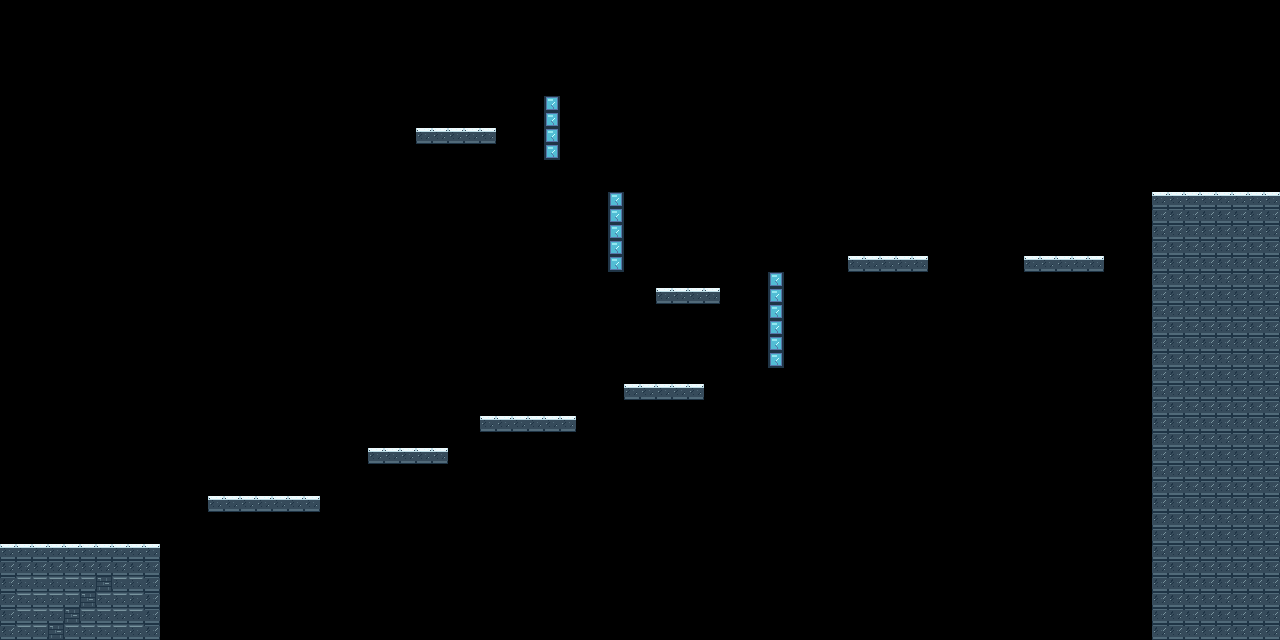

Tiled map render using the project's own tile images. Description and the map definition, with tile-layer contents summarised, below:
An orthogonal 80x40 tile map with 16x16 px tiles, 2 tile layers (Terrain, Hazards) and 17 objects (player_start).

<map version="1.10" tiledversion="1.12.2" orientation="orthogonal" renderorder="right-down" width="80" height="40" tilewidth="16" tileheight="16" infinite="0" nextlayerid="6" nextobjectid="202">
 <properties>
  <property name="backgroundImage" value="none" />
  <property name="camera" value="horizontal scrolling" />
  <property name="difficulty" value="normal" />
  <property name="mapHeightPixels" type="int" value="640" />
  <property name="mapWidthPixels" type="int" value="1280" />
  <property name="theme" value="snowy mountain and ice cave" />
 </properties>
 <tileset firstgid="1" name="IceboundAscent" tilewidth="16" tileheight="16" spacing="2" margin="2" tilecount="20" columns="5">
  <image source="tileset.png" width="92" height="74" />
  <tile id="0" type="snow_ground_center">
   <properties>
    <property name="kind" value="snow_ground_center" />
    <property name="role" value="solid" />
   </properties>
   <objectgroup draworder="index">
    <object id="1" x="0" y="0" width="16" height="16" />
   </objectgroup>
  </tile>
  <tile id="1" type="snow_ground_left_edge">
   <properties>
    <property name="kind" value="snow_ground_left_edge" />
    <property name="role" value="solid" />
   </properties>
   <objectgroup draworder="index">
    <object id="2" x="0" y="0" width="16" height="16" />
   </objectgroup>
  </tile>
  <tile id="2" type="snow_ground_right_edge">
   <properties>
    <property name="kind" value="snow_ground_right_edge" />
    <property name="role" value="solid" />
   </properties>
   <objectgroup draworder="index">
    <object id="3" x="0" y="0" width="16" height="16" />
   </objectgroup>
  </tile>
  <tile id="3" type="snow_top">
   <properties>
    <property name="kind" value="snow_top" />
    <property name="role" value="solid" />
   </properties>
   <objectgroup draworder="index">
    <object id="4" x="0" y="0" width="16" height="16" />
   </objectgroup>
  </tile>
  <tile id="4" type="cliff_face">
   <properties>
    <property name="kind" value="cliff_face" />
    <property name="role" value="solid" />
   </properties>
   <objectgroup draworder="index">
    <object id="5" x="0" y="0" width="16" height="16" />
   </objectgroup>
  </tile>
  <tile id="5" type="stone_wall">
   <properties>
    <property name="kind" value="stone_wall" />
    <property name="role" value="solid" />
   </properties>
   <objectgroup draworder="index">
    <object id="6" x="0" y="0" width="16" height="16" />
   </objectgroup>
  </tile>
  <tile id="6" type="air_platform_snow">
   <properties>
    <property name="kind" value="air_platform_snow" />
    <property name="role" value="platform" />
   </properties>
   <objectgroup draworder="index">
    <object id="7" x="0" y="5" width="16" height="11" />
   </objectgroup>
  </tile>
  <tile id="7" type="air_platform_ice">
   <properties>
    <property name="kind" value="air_platform_ice" />
    <property name="role" value="platform" />
    <property name="slippery" type="bool" value="true" />
   </properties>
   <objectgroup draworder="index">
    <object id="8" x="0" y="5" width="16" height="11" />
   </objectgroup>
  </tile>
  <tile id="8" type="ice_block">
   <properties>
    <property name="kind" value="ice_block" />
    <property name="role" value="solid" />
    <property name="slippery" type="bool" value="true" />
   </properties>
   <objectgroup draworder="index">
    <object id="9" x="0" y="0" width="16" height="16" />
   </objectgroup>
  </tile>
  <tile id="9" type="spikes">
   <properties>
    <property name="damage" type="int" value="1" />
    <property name="kind" value="spikes" />
    <property name="role" value="hazard" />
   </properties>
   <objectgroup draworder="index">
    <object id="10" x="1" y="9" width="14" height="7" />
   </objectgroup>
  </tile>
  <tile id="10" type="collectible_crystal">
   <properties>
    <property name="kind" value="collectible_crystal" />
    <property name="role" value="collectible" />
   </properties>
  </tile>
  <tile id="11" type="checkpoint">
   <properties>
    <property name="kind" value="checkpoint" />
    <property name="role" value="checkpoint" />
   </properties>
  </tile>
  <tile id="12" type="exit_gate">
   <properties>
    <property name="kind" value="exit_gate" />
    <property name="role" value="goal" />
   </properties>
  </tile>
  <tile id="13" type="start_marker">
   <properties>
    <property name="kind" value="start_marker" />
    <property name="role" value="marker" />
   </properties>
  </tile>
  <tile id="14" type="icicle_hazard">
   <properties>
    <property name="damage" type="int" value="1" />
    <property name="kind" value="icicle_hazard" />
    <property name="role" value="hazard" />
   </properties>
   <objectgroup draworder="index">
    <object id="11" x="3" y="2">
     <polygon points="0,0 10,0 6,13" />
    </object>
   </objectgroup>
  </tile>
  <tile id="15" type="slope_up_right">
   <properties>
    <property name="kind" value="slope_up_right" />
    <property name="role" value="slope" />
   </properties>
   <objectgroup draworder="index">
    <object id="12" x="0" y="0">
     <polygon points="0,16 16,0 16,16" />
    </object>
   </objectgroup>
  </tile>
  <tile id="16" type="slope_up_left">
   <properties>
    <property name="kind" value="slope_up_left" />
    <property name="role" value="slope" />
   </properties>
   <objectgroup draworder="index">
    <object id="13" x="0" y="0">
     <polygon points="0,0 0,16 16,16" />
    </object>
   </objectgroup>
  </tile>
  <tile id="17" type="ice_cave_wall">
   <properties>
    <property name="kind" value="ice_cave_wall" />
    <property name="role" value="solid" />
    <property name="slippery" type="bool" value="true" />
   </properties>
   <objectgroup draworder="index">
    <object id="14" x="0" y="0" width="16" height="16" />
   </objectgroup>
  </tile>
  <tile id="18" type="snow_rock_decor">
   <properties>
    <property name="kind" value="snow_rock_decor" />
    <property name="role" value="decoration" />
   </properties>
  </tile>
  <tile id="19" type="glacial_glint">
   <properties>
    <property name="kind" value="glacial_glint" />
    <property name="role" value="decoration" />
   </properties>
  </tile>
 </tileset>
 <layer id="1" name="Terrain" width="80" height="40">
  <data>[3200 cells, 341 non-empty, 5 distinct tile ids]</data>
 </layer>
 <layer id="2" name="Hazards" width="80" height="40">
  <data>[3200 cells, 0 non-empty, 0 distinct tile ids]</data>
 </layer>
 <objectgroup draworder="index" id="4" name="Entities">
  <object id="100" name="Player Start" type="player_start" x="74.6667" y="544">
   <properties>
    <property name="facing" value="right" />
    <property name="kind" value="player_start" />
   </properties>
   <point />
  </object>
 </objectgroup>
 <objectgroup id="5" name="Decorations">
  <object id="200" gid="11" x="448" y="85.3333" width="16" height="16" />
  <object id="201" gid="14" x="1210.67" y="194.667" width="16" height="16" />
 </objectgroup>
</map>
